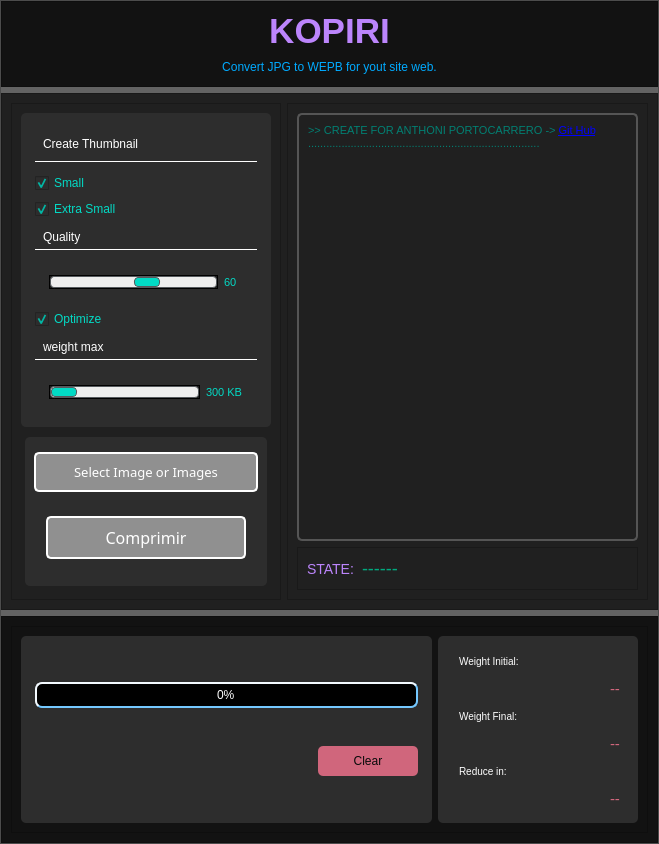
<?xml version="1.0" encoding="UTF-8"?>
<ui version="4.0">
 <class>MainWindow</class>
 <widget class="QMainWindow" name="MainWindow">
  <property name="geometry">
   <rect>
    <x>0</x>
    <y>0</y>
    <width>659</width>
    <height>844</height>
   </rect>
  </property>
  <property name="windowTitle">
   <string>MainWindow</string>
  </property>
  <widget class="QWidget" name="centralwidget">
   <property name="styleSheet">
    <string notr="true">background-color: rgb(99, 99, 99);</string>
   </property>
   <layout class="QVBoxLayout" name="verticalLayout">
    <property name="spacing">
     <number>0</number>
    </property>
    <property name="leftMargin">
     <number>0</number>
    </property>
    <property name="topMargin">
     <number>0</number>
    </property>
    <property name="rightMargin">
     <number>0</number>
    </property>
    <property name="bottomMargin">
     <number>0</number>
    </property>
    <item>
     <widget class="QFrame" name="frame">
      <property name="frameShape">
       <enum>QFrame::StyledPanel</enum>
      </property>
      <property name="frameShadow">
       <enum>QFrame::Raised</enum>
      </property>
      <layout class="QVBoxLayout" name="verticalLayout_2" stretch="1,6,2">
       <property name="leftMargin">
        <number>0</number>
       </property>
       <property name="topMargin">
        <number>0</number>
       </property>
       <property name="rightMargin">
        <number>0</number>
       </property>
       <property name="bottomMargin">
        <number>0</number>
       </property>
       <item>
        <widget class="QFrame" name="frame_top">
         <property name="maximumSize">
          <size>
           <width>16777215</width>
           <height>200</height>
          </size>
         </property>
         <property name="styleSheet">
          <string notr="true">background-color: rgb(18, 18, 18);
font: 8pt &quot;Cascadia Code&quot;;</string>
         </property>
         <property name="frameShape">
          <enum>QFrame::StyledPanel</enum>
         </property>
         <property name="frameShadow">
          <enum>QFrame::Raised</enum>
         </property>
         <layout class="QVBoxLayout" name="verticalLayout_8" stretch="2,1">
          <item>
           <widget class="QLabel" name="lb_title">
            <property name="styleSheet">
             <string notr="true">color: rgb(188, 133, 252);</string>
            </property>
            <property name="text">
             <string>&lt;html&gt;&lt;head/&gt;&lt;body&gt;&lt;p align=&quot;center&quot;&gt;&lt;span style=&quot; font-size:26pt; font-weight:600;&quot;&gt;KOPIRI&lt;/span&gt;&lt;/p&gt;&lt;/body&gt;&lt;/html&gt;</string>
            </property>
           </widget>
          </item>
          <item>
           <widget class="QLabel" name="label">
            <property name="styleSheet">
             <string notr="true">color: rgb(0, 170, 255);</string>
            </property>
            <property name="text">
             <string>&lt;html&gt;&lt;head/&gt;&lt;body&gt;&lt;p align=&quot;center&quot;&gt;Convert JPG to WEPB for yout site web.&lt;/p&gt;&lt;/body&gt;&lt;/html&gt;</string>
            </property>
           </widget>
          </item>
         </layout>
        </widget>
       </item>
       <item>
        <widget class="QFrame" name="frame_body">
         <property name="styleSheet">
          <string notr="true">background-color: rgb(32, 32, 32);</string>
         </property>
         <property name="frameShape">
          <enum>QFrame::StyledPanel</enum>
         </property>
         <property name="frameShadow">
          <enum>QFrame::Raised</enum>
         </property>
         <layout class="QHBoxLayout" name="horizontalLayout_2" stretch="3,4">
          <property name="sizeConstraint">
           <enum>QLayout::SetDefaultConstraint</enum>
          </property>
          <item>
           <widget class="QFrame" name="frame_2">
            <property name="maximumSize">
             <size>
              <width>350</width>
              <height>16777215</height>
             </size>
            </property>
            <property name="styleSheet">
             <string notr="true">QCheckBox{
	color: rgb(2, 218, 197);
	font: 10pt &quot;Cascadia Code&quot;;
}

QLabel{
	color: rgb(170, 85, 255);
	font: 11pt &quot;Cascadia Code&quot;;
	border-bottom: 2px solid  rgb(170, 85, 255);
 	
}

QPushButton{
	color: rgb(9,9,9);
	font: 12pt &quot;Cascadia Code&quot;;
	 padding: 8px;
	background-color:rgb(170, 85, 255);
	border-radius: 5px;
}

</string>
            </property>
            <property name="frameShape">
             <enum>QFrame::StyledPanel</enum>
            </property>
            <property name="frameShadow">
             <enum>QFrame::Raised</enum>
            </property>
            <layout class="QVBoxLayout" name="verticalLayout_4" stretch="4,2">
             <item>
              <widget class="QFrame" name="frame_3">
               <property name="maximumSize">
                <size>
                 <width>350</width>
                 <height>16777215</height>
                </size>
               </property>
               <property name="styleSheet">
                <string notr="true">

QSlider {
    border: 1px solid;
    height: 12px;
  
    }

QFrame{
padding:5px  ;
background-color: rgb(45, 45, 45);
border-radius: 5px;
}

QLabel{
border-radius: 0;
color:white;
border-bottom:1px solid white;
margin-bottom:5px;
}

QSlider::groove:horizontal {
    border: 1px solid #565a5e;
    height: 10px;
    background: #eee;
    margin: 0px;
    border-radius: 4px;
}
QSlider::handle:horizontal {
    background: rgb(2, 218, 197);
    border: 1px solid #565a5e;
    width: 24px;
    height: 8px;
    border-radius: 4px;
}</string>
               </property>
               <property name="frameShape">
                <enum>QFrame::StyledPanel</enum>
               </property>
               <property name="frameShadow">
                <enum>QFrame::Raised</enum>
               </property>
               <layout class="QVBoxLayout" name="verticalLayout_5" stretch="2,1,0,0,0,0,0,0">
                <item>
                 <widget class="QLabel" name="lb_create_th">
                  <property name="text">
                   <string>Create Thumbnail</string>
                  </property>
                 </widget>
                </item>
                <item>
                 <widget class="QCheckBox" name="cb_th_sm">
                  <property name="styleSheet">
                   <string notr="true">background-color: rgb(45, 45, 45);</string>
                  </property>
                  <property name="text">
                   <string>Small</string>
                  </property>
                  <property name="checked">
                   <bool>true</bool>
                  </property>
                 </widget>
                </item>
                <item>
                 <widget class="QCheckBox" name="cb_th_xm">
                  <property name="styleSheet">
                   <string notr="true">background-color: rgb(45, 45, 45);</string>
                  </property>
                  <property name="text">
                   <string>Extra Small</string>
                  </property>
                  <property name="checked">
                   <bool>true</bool>
                  </property>
                 </widget>
                </item>
                <item>
                 <widget class="QLabel" name="lb_quality">
                  <property name="text">
                   <string>Quality</string>
                  </property>
                 </widget>
                </item>
                <item>
                 <widget class="QFrame" name="frame_8">
                  <property name="styleSheet">
                   <string notr="true">QLabel{
border:none;
	color: rgb(2, 218, 197);
}</string>
                  </property>
                  <property name="frameShape">
                   <enum>QFrame::StyledPanel</enum>
                  </property>
                  <property name="frameShadow">
                   <enum>QFrame::Raised</enum>
                  </property>
                  <layout class="QHBoxLayout" name="horizontalLayout_5" stretch="9,1">
                   <item>
                    <widget class="QSlider" name="sd_quality">
                     <property name="styleSheet">
                      <string notr="true"/>
                     </property>
                     <property name="minimum">
                      <number>1</number>
                     </property>
                     <property name="maximum">
                      <number>100</number>
                     </property>
                     <property name="value">
                      <number>60</number>
                     </property>
                     <property name="orientation">
                      <enum>Qt::Horizontal</enum>
                     </property>
                    </widget>
                   </item>
                   <item>
                    <widget class="QLabel" name="lb_quality_sd">
                     <property name="styleSheet">
                      <string notr="true">QLabel{
border:none;
	color: rgb(2, 218, 197);
font: 8pt;
margin:0;
padding:0;
}

</string>
                     </property>
                     <property name="text">
                      <string>60</string>
                     </property>
                    </widget>
                   </item>
                  </layout>
                 </widget>
                </item>
                <item>
                 <widget class="QCheckBox" name="cb_optimize">
                  <property name="styleSheet">
                   <string notr="true">background-color: rgb(45, 45, 45);</string>
                  </property>
                  <property name="text">
                   <string>Optimize</string>
                  </property>
                  <property name="checked">
                   <bool>true</bool>
                  </property>
                 </widget>
                </item>
                <item>
                 <widget class="QLabel" name="label_7">
                  <property name="styleSheet">
                   <string notr="true">color: rgb(255, 255, 255);</string>
                  </property>
                  <property name="text">
                   <string>weight max</string>
                  </property>
                 </widget>
                </item>
                <item>
                 <widget class="QFrame" name="frame_7">
                  <property name="frameShape">
                   <enum>QFrame::StyledPanel</enum>
                  </property>
                  <property name="frameShadow">
                   <enum>QFrame::Raised</enum>
                  </property>
                  <layout class="QHBoxLayout" name="horizontalLayout_4" stretch="0,0">
                   <item>
                    <widget class="QSlider" name="sd_weight">
                     <property name="minimum">
                      <number>100000</number>
                     </property>
                     <property name="maximum">
                      <number>450000</number>
                     </property>
                     <property name="value">
                      <number>300000</number>
                     </property>
                     <property name="orientation">
                      <enum>Qt::Horizontal</enum>
                     </property>
                    </widget>
                   </item>
                   <item>
                    <widget class="QLabel" name="lb_weight">
                     <property name="styleSheet">
                      <string notr="true">QLabel{
border:none;
	color: rgb(2, 218, 197);
font: 8pt;
margin:0;
padding:0;
}

</string>
                     </property>
                     <property name="text">
                      <string>300 KB</string>
                     </property>
                    </widget>
                   </item>
                  </layout>
                 </widget>
                </item>
               </layout>
              </widget>
             </item>
             <item>
              <widget class="QFrame" name="frame_4">
               <property name="styleSheet">
                <string notr="true">QFrame{
	margin:4px;
	background-color: rgb(45, 45, 45);
	border-radius: 5px;
}
QPushButton:hover
{
   background-color:white;
}</string>
               </property>
               <property name="frameShape">
                <enum>QFrame::StyledPanel</enum>
               </property>
               <property name="frameShadow">
                <enum>QFrame::Raised</enum>
               </property>
               <layout class="QVBoxLayout" name="verticalLayout_6">
                <item>
                 <widget class="QPushButton" name="selectFileButton">
                  <property name="maximumSize">
                   <size>
                    <width>300</width>
                    <height>40</height>
                   </size>
                  </property>
                  <property name="font">
                   <font>
                    <family>Cascadia Code</family>
                    <pointsize>10</pointsize>
                    <weight>50</weight>
                    <italic>false</italic>
                    <bold>false</bold>
                   </font>
                  </property>
                  <property name="styleSheet">
                   <string notr="true">color: rgb(255, 255, 255);
font: 10pt &quot;Cascadia Code&quot;;
background-color: rgb(144, 144, 144);
border: 2px solid   rgb(255, 255, 255);</string>
                  </property>
                  <property name="text">
                   <string>Select Image or Images</string>
                  </property>
                  <property name="icon">
                   <iconset>
                    <normaloff>static/svg/filesadd.svg</normaloff>static/svg/filesadd.svg</iconset>
                  </property>
                  <property name="iconSize">
                   <size>
                    <width>25</width>
                    <height>25</height>
                   </size>
                  </property>
                 </widget>
                </item>
                <item>
                 <widget class="QPushButton" name="bt_submit">
                  <property name="font">
                   <font>
                    <family>Cascadia Code</family>
                    <pointsize>12</pointsize>
                    <weight>50</weight>
                    <italic>false</italic>
                    <bold>false</bold>
                   </font>
                  </property>
                  <property name="styleSheet">
                   <string notr="true">color: rgb(255, 255, 255);
background-color: rgb(144, 144, 144);
border: 2px solid   rgb(255, 255, 255);
margin:12px</string>
                  </property>
                  <property name="text">
                   <string>Comprimir</string>
                  </property>
                  <property name="icon">
                   <iconset>
                    <normaloff>static/svg/svgviewer-output.svg</normaloff>static/svg/svgviewer-output.svg</iconset>
                  </property>
                  <property name="iconSize">
                   <size>
                    <width>16</width>
                    <height>16</height>
                   </size>
                  </property>
                 </widget>
                </item>
               </layout>
              </widget>
             </item>
            </layout>
           </widget>
          </item>
          <item>
           <widget class="QFrame" name="frame_9">
            <property name="frameShape">
             <enum>QFrame::StyledPanel</enum>
            </property>
            <property name="frameShadow">
             <enum>QFrame::Raised</enum>
            </property>
            <layout class="QVBoxLayout" name="verticalLayout_7">
             <item>
              <widget class="QTextEdit" name="txt_result">
               <property name="minimumSize">
                <size>
                 <width>340</width>
                 <height>0</height>
                </size>
               </property>
               <property name="maximumSize">
                <size>
                 <width>16777215</width>
                 <height>16777215</height>
                </size>
               </property>
               <property name="styleSheet">
                <string notr="true">
padding:5px;
border:2px solid  rgb(85, 85, 85);
border-radius: 5px;
color: rgb(1, 127, 114);</string>
               </property>
               <property name="readOnly">
                <bool>true</bool>
               </property>
               <property name="html">
                <string>&lt;!DOCTYPE HTML PUBLIC &quot;-//W3C//DTD HTML 4.0//EN&quot; &quot;http://www.w3.org/TR/REC-html40/strict.dtd&quot;&gt;
&lt;html&gt;&lt;head&gt;&lt;meta name=&quot;qrichtext&quot; content=&quot;1&quot; /&gt;&lt;style type=&quot;text/css&quot;&gt;
p, li { white-space: pre-wrap; }
&lt;/style&gt;&lt;/head&gt;&lt;body style=&quot; font-family:'MS Shell Dlg 2'; font-size:8.25pt; font-weight:400; font-style:normal;&quot;&gt;
&lt;p style=&quot; margin-top:0px; margin-bottom:0px; margin-left:0px; margin-right:0px; -qt-block-indent:0; text-indent:0px;&quot;&gt;&lt;span style=&quot; font-size:8pt;&quot;&gt;&amp;gt;&amp;gt; CREATE FOR ANTHONI PORTOCARRERO -&amp;gt; &lt;/span&gt;&lt;a href=&quot;https://github.com/anthonidev/kopiri&quot;&gt;&lt;span style=&quot; font-size:8pt; text-decoration: underline; color:#0000ff;&quot;&gt;Git Hub&lt;/span&gt;&lt;/a&gt;&lt;/p&gt;
&lt;p style=&quot; margin-top:0px; margin-bottom:0px; margin-left:0px; margin-right:0px; -qt-block-indent:0; text-indent:0px;&quot;&gt;............................................................................&lt;/p&gt;&lt;/body&gt;&lt;/html&gt;</string>
               </property>
              </widget>
             </item>
             <item>
              <widget class="QFrame" name="frame_10">
               <property name="styleSheet">
                <string notr="true">QLineEdit{
	border:0 0 0 0;
color: rgb(0, 170, 127);
font:18px;
}
</string>
               </property>
               <property name="frameShape">
                <enum>QFrame::StyledPanel</enum>
               </property>
               <property name="frameShadow">
                <enum>QFrame::Raised</enum>
               </property>
               <layout class="QHBoxLayout" name="horizontalLayout_6">
                <item>
                 <widget class="QLabel" name="lb_state">
                  <property name="styleSheet">
                   <string notr="true">color: rgb(188, 133, 252);
font:14px</string>
                  </property>
                  <property name="text">
                   <string>STATE:</string>
                  </property>
                 </widget>
                </item>
                <item>
                 <widget class="QLineEdit" name="le_state">
                  <property name="text">
                   <string>------</string>
                  </property>
                 </widget>
                </item>
               </layout>
              </widget>
             </item>
            </layout>
           </widget>
          </item>
         </layout>
        </widget>
       </item>
       <item>
        <widget class="QFrame" name="frame_bot">
         <property name="styleSheet">
          <string notr="true">background-color: rgb(18, 18, 18);
font: 8pt &quot;Cascadia Code&quot;;</string>
         </property>
         <property name="frameShape">
          <enum>QFrame::StyledPanel</enum>
         </property>
         <property name="frameShadow">
          <enum>QFrame::Raised</enum>
         </property>
         <layout class="QHBoxLayout" name="horizontalLayout_3" stretch="4">
          <item>
           <widget class="QFrame" name="frame_6">
            <property name="styleSheet">
             <string notr="true">QPushButton{
	color: rgb(9,9,9);
	font: 8pt &quot;Cascadia Code&quot;;
	 padding: 8px;

	border-radius: 5px;
	background-color: rgb(208, 102, 124);

}
</string>
            </property>
            <property name="frameShape">
             <enum>QFrame::StyledPanel</enum>
            </property>
            <property name="frameShadow">
             <enum>QFrame::Raised</enum>
            </property>
            <layout class="QHBoxLayout" name="horizontalLayout" stretch="0,2">
             <item>
              <widget class="QFrame" name="frame_11">
               <property name="layoutDirection">
                <enum>Qt::RightToLeft</enum>
               </property>
               <property name="styleSheet">
                <string notr="true">QProgressBar
{
    
	background-color: rgb(0, 0, 0);
	color: rgb(255, 255, 255);

    border-style: outset;
    border-width: 2px;
    border-color: #74c8ff;
    border-radius: 7px;
    text-align: center;
}
QProgressBar::chunk
{
    
	background-color: rgb(2, 218, 197);
}

QFrame{
padding:5px  ;
background-color: rgb(45, 45, 45);
border-radius: 5px;
}</string>
               </property>
               <property name="frameShape">
                <enum>QFrame::StyledPanel</enum>
               </property>
               <property name="frameShadow">
                <enum>QFrame::Raised</enum>
               </property>
               <layout class="QVBoxLayout" name="verticalLayout_9" stretch="3,1">
                <property name="leftMargin">
                 <number>9</number>
                </property>
                <item>
                 <widget class="QProgressBar" name="progressBar">
                  <property name="minimumSize">
                   <size>
                    <width>300</width>
                    <height>0</height>
                   </size>
                  </property>
                  <property name="value">
                   <number>0</number>
                  </property>
                 </widget>
                </item>
                <item>
                 <widget class="QPushButton" name="bt_clear">
                  <property name="maximumSize">
                   <size>
                    <width>100</width>
                    <height>16777215</height>
                   </size>
                  </property>
                  <property name="styleSheet">
                   <string notr="true"/>
                  </property>
                  <property name="text">
                   <string>Clear</string>
                  </property>
                  <property name="icon">
                   <iconset>
                    <normaloff>static/svg/clear.svg</normaloff>static/svg/clear.svg</iconset>
                  </property>
                  <property name="default">
                   <bool>false</bool>
                  </property>
                 </widget>
                </item>
               </layout>
              </widget>
             </item>
             <item>
              <widget class="QFrame" name="frame_5">
               <property name="minimumSize">
                <size>
                 <width>0</width>
                 <height>0</height>
                </size>
               </property>
               <property name="maximumSize">
                <size>
                 <width>200</width>
                 <height>16777215</height>
                </size>
               </property>
               <property name="styleSheet">
                <string notr="true">QFrame{
padding:5px  ;
background-color: rgb(45, 45, 45);
border-radius: 5px;
}


QLabel{
	
	color: rgb(255, 255, 255);
	font:10px;
	border:0 0 0 0
}

QLineEdit{
	border:0 0 0 0;
    color: rgb(0, 170, 127);
    font:15px;
background-color: rgb(45, 45, 45);
	color: rgb(208, 102, 124);
} 

</string>
               </property>
               <property name="frameShape">
                <enum>QFrame::StyledPanel</enum>
               </property>
               <property name="frameShadow">
                <enum>QFrame::Raised</enum>
               </property>
               <layout class="QVBoxLayout" name="verticalLayout_3">
                <item>
                 <widget class="QLabel" name="lb_wi">
                  <property name="styleSheet">
                   <string notr="true"/>
                  </property>
                  <property name="text">
                   <string>Weight Initial:</string>
                  </property>
                 </widget>
                </item>
                <item>
                 <widget class="QLineEdit" name="le_wi">
                  <property name="styleSheet">
                   <string notr="true"/>
                  </property>
                  <property name="text">
                   <string>--</string>
                  </property>
                  <property name="alignment">
                   <set>Qt::AlignRight|Qt::AlignTrailing|Qt::AlignVCenter</set>
                  </property>
                 </widget>
                </item>
                <item>
                 <widget class="QLabel" name="lb_wf">
                  <property name="text">
                   <string>Weight Final:</string>
                  </property>
                 </widget>
                </item>
                <item>
                 <widget class="QLineEdit" name="le_wf">
                  <property name="styleSheet">
                   <string notr="true"/>
                  </property>
                  <property name="text">
                   <string>--</string>
                  </property>
                  <property name="alignment">
                   <set>Qt::AlignRight|Qt::AlignTrailing|Qt::AlignVCenter</set>
                  </property>
                 </widget>
                </item>
                <item>
                 <widget class="QLabel" name="lb_reduce">
                  <property name="text">
                   <string>Reduce in:</string>
                  </property>
                 </widget>
                </item>
                <item>
                 <widget class="QLineEdit" name="le_reduce">
                  <property name="text">
                   <string>--</string>
                  </property>
                  <property name="alignment">
                   <set>Qt::AlignRight|Qt::AlignTrailing|Qt::AlignVCenter</set>
                  </property>
                 </widget>
                </item>
               </layout>
              </widget>
             </item>
            </layout>
           </widget>
          </item>
         </layout>
        </widget>
       </item>
      </layout>
     </widget>
    </item>
   </layout>
  </widget>
 </widget>
 <resources/>
 <connections/>
</ui>
